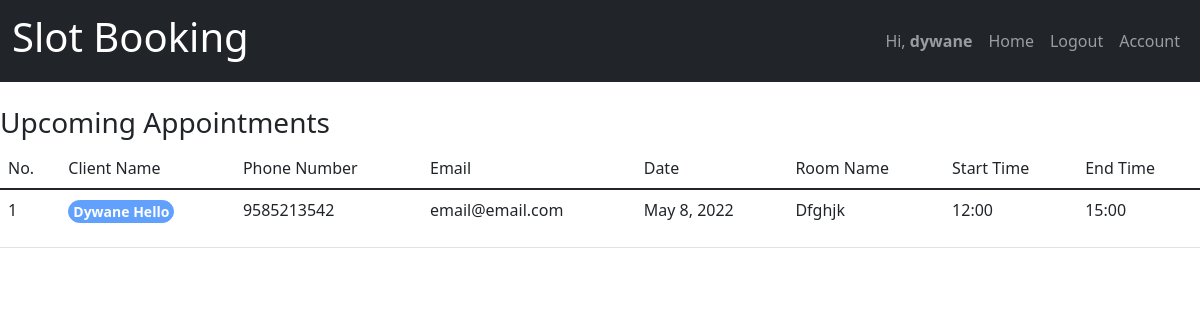
The page /manager/view-bookings/ (signed in) on the database as committed earlier.
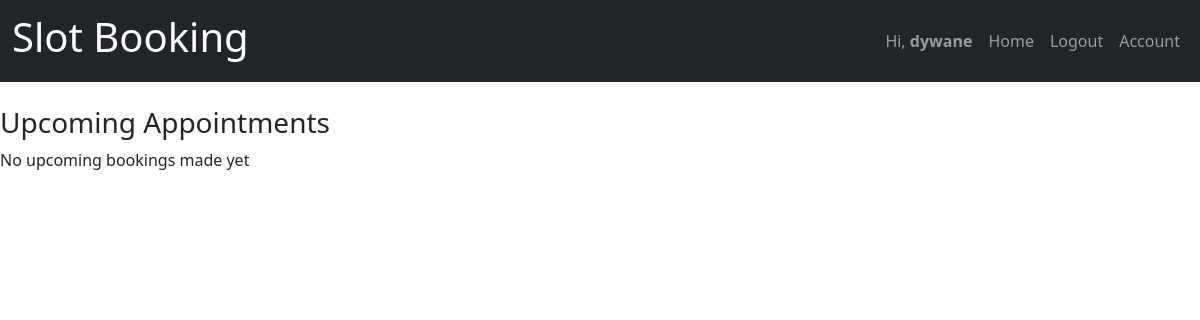
The same page on the database as committed later.
### client/models.py (models this page shows, shortened)
class TimeSlotBook(models.Model):
    id = models.UUIDField(primary_key=True, default=uuid.uuid4, editable=False)
    manager_id = models.ForeignKey(CustomUser, on_delete=models.CASCADE, related_name="manager_id")
    client_id = models.ForeignKey(CustomUser, on_delete=models.CASCADE, related_name="customer_id")
    date = models.DateField(null=False)
    room_id = models.ForeignKey(Rooms, on_delete=models.CASCADE)
    start_time = models.TimeField(null=False)
    end_time = models.TimeField(null=False)
    class Meta:
        unique_together = ('manager_id','date','room_id','start_time','end_time')

### account/models.py (models this page shows)
class CustomUser(AbstractUser):
    phone_regex = RegexValidator(regex=r'\d{9,10}$',message='Phone number in format 9999999999. Upto 10 digits')
    is_customer = models.BooleanField(default=False)
    is_manager = models.BooleanField(default=False)
    phone = models.CharField(validators=[phone_regex],max_length=10,null = False,unique=True)

### manager/models.py (models this page shows, shortened)
class Rooms(models.Model):
    id = models.UUIDField(primary_key=True, default=uuid.uuid4, editable=False)
    room_owner = models.ForeignKey(CustomUser, on_delete=models.CASCADE)
    room_name = models.CharField(max_length=10, null=False)
    class Meta:
        unique_together = ('room_owner', 'room_name')
    def __str__(self):
        return self.room_name

### manager/decorators.py (the view)
        def wrap(request,*args,**kwargs):
            if request.user.is_manager:
                return view_func(request,*args,**kwargs)
            else:
                raise PermissionDenied

### manager/views.py (called while the page is built)
@login_required
@role_required(allowed=['manager'])
def bookingHistory(request):
    tsb = TimeSlotBook.objects.filter(manager_id=request.user)
    tsc = TimeSlotCancel.objects.filter(manager_id=request.user)
    context={'bookings':tsb,'cancel':tsc}
    return render(request,'manager/booking_history.html',context)

### manager/templates/manager/booking_history.html (shortened to what this page needs)
{% extends 'basic.html' %}
{%block content%}
<div>
    <h3>Upcoming Appointments</h3>
    <div>
        {% if bookings %}
        <table class="table">
            <thred>
                <tr>
                    <td>No.</td>
                    <td>Client Name</td>
                    <td>Phone Number </td>
                    <td>Email</td>
                    <td>Date</td>
                    <td>Room Name</td>
                    <td>Start Time</td>
                    <td>End Time</td>
                </tr>
            </thred>
            <tbody>
                {% for x in bookings %}
                <tr>
                    <td>{{forloop.counter}} </td>
                    <td><p><button class="btn btn-primary btn-sm p-0 px-1 rounded-pill fw-bold" disabled>{{x.client_id.first_name}} {{x.client_id.last_name}}</button></p></td>
                    <td>{{x.client_id.phone}}</td>
                    <td>{{x.client_id.email}}</td>
                    <td>{{x.date}}</td>
                    <td>{{x.room_id}}</td>
                    <td>{{x.start_time | time:"H:i"}}</td>
                    <td>{{x.end_time | time:"H:i"}}</td>
                {% endfor %}
            </tbody>
        </table>
        {% else %}
        <p> No upcoming bookings made yet </p>
        {% endif %}
    </div>
</div>
{% endblock content%}

Rows that differ between the two databases and show on the page:
removed TimeSlotBook: client_id.first_name "Dywane", client_id.last_name "Hello", client_id.phone "9585213542", client_id.email "email@email.com", date "May 8, 2022", room_id "Dfghjk", start_time "12:00", end_time "15:00"
Other text that changed with them:
text no longer shown: "No. Client Name Phone Number Email Date Room Name Start Time End Time"
text now shown: "No upcoming bookings made yet"
